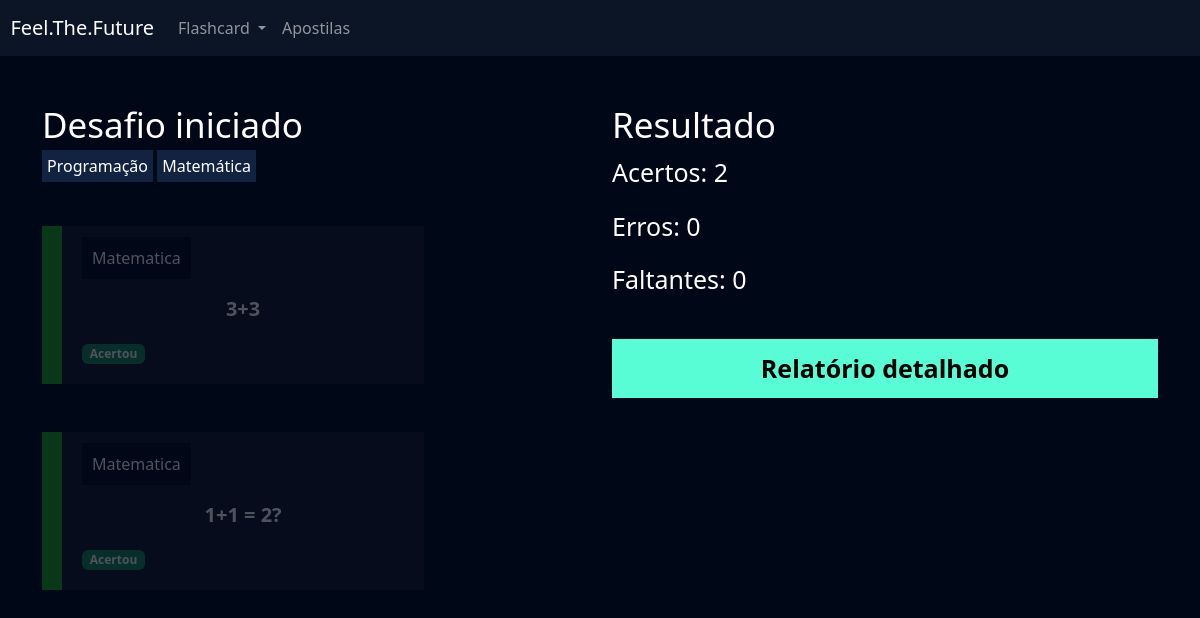
The app's page /flashcard/desafio/82/ (signed in) with its own data.
### flashcard/models.py (models this page shows, shortened)
class FlashcardChallenge(models.Model):
    flashcard = models.ForeignKey(Flashcard, on_delete=models.DO_NOTHING)
    answered = models.BooleanField(default=False)
    nailed_it = models.BooleanField(default=False)

class Flashcard(models.Model):
    DIFICULDADE_CHOICES = (('D', 'Difícil'), ('M', 'Médio'), ('F', 'Fácil'))
    user = models.ForeignKey(User, on_delete=models.DO_NOTHING)
    question = models.CharField(max_length=100)
    resp = models.TextField()
    category = models.ForeignKey(Categoria, on_delete=models.DO_NOTHING)
    difficulty = models.CharField(max_length=1, choices=DIFICULDADE_CHOICES)
    @property
    def css_difficulty(self):
        if (self.difficulty == "F"):
            return "flashcard-facil"
        elif (self.difficulty == "M"):
            return "flashcard-medio"
        elif (self.difficulty == "D"):
            return "flashcard-dificil"

class Categoria(models.Model):
    nome = models.CharField(max_length=20)
    def __str__(self):
        return self.nome

### flashcard/views.py (the view)
# urls.py: path('desafio/<int:id>/', views.desafio, name="desafio"),
def desafio(request, id):
    desafio = Challenge.objects.get(id=id)
    if (not desafio.user == request.user):
        raise Http404
    if(request.method == "GET"):
        nailed_it = desafio.flashcards.filter(answered=True).filter(nailed_it=True).count()
        not_nailed_it = desafio.flashcards.filter(answered=True).filter(nailed_it=False).count()
        missing = desafio.flashcards.filter(answered=False).count()
        return render(request, 'desafio.html', {'desafio': desafio,
                                                'nailed_it': nailed_it,
                                                'not_nailed_it': not_nailed_it,
                                                'missing': missing})

### flashcard/templates/desafio.html (shortened to what this page needs)
{% extends "base.html" %}
{% load static %}
{% block 'cabecalho' %}
    <link href="{% static 'usuarios/css/cadastro.css' %}" rel="stylesheet">
    <link href="{% static 'flashcard/css/novo_flashcard.css' %}" rel="stylesheet">
    <link href="{% static 'flashcard/css/iniciar_desafio.css' %}" rel="stylesheet">
    <link href="{% static 'flashcard/css/desafio.css' %}" rel="stylesheet">
    <link href='https://unpkg.com/boxicons@2.1.4/css/boxicons.min.css' rel='stylesheet'>
{% endblock 'cabecalho' %}
{% block 'conteudo' %}
    {% include "partials/header.html" %}
    <div class="container">
        <br>
        <br>
        <div class="row">
            <div class="col-md">
                <h3 class="fonte-secundaria" >Desafio iniciado</h3>
                <span class="badge-categoria">Programação</span>
                <span class="badge-categoria" >Matemática</span>
                <br>
                <br>
                <br>
                {% for flash in desafio.flashcards.all %}
                    <div class="box-new-flashcard {% if flash.answered%} op2  {% endif %}">
                        <div class="flashcard {{ flash.flashcard.css_difficulty }}">
                            <div class="flashcard-categoria">
                                {{flash.flashcard.category}}
                            </div>
                            <br>
                            <br>
                            <div class="flashcard-box-item" onclick="flip_card({{flash.id}})">
                                <p class="flashcard-item">{{flash.flashcard.question}}</p>
                            </div>
                            {% if not flash.answered %}
                            <div class="responder">
                                <a href="{% url 'responder_flashcard' flash.id %}?nailed_it=0&challenge_id={{desafio.id}}"><i class='bx bxs-x-square icone-vermelho'></i></a>
                                <a href="{% url 'responder_flashcard' flash.id %}?nailed_it=1&challenge_id={{desafio.id}}"><i class='bx bxs-check-square icone-verde' ></i></a>
                            </div>
                            {% else %}
                                {% if flash.nailed_it %}
                                    <span class="badge bg-success">Acertou</span>
                                    {% else %}
                                    <span class="badge bg-danger">Errou</span>
                                {% endif %}
                            {% endif %}
                        </div>
                    </div>
                    <br>
                    <br>
                {% endfor %}
            </div>
            <div class="col-md">
                <h3 class="fonte-secundaria">Resultado</h3>
                <p class="fonte-p">Acertos: {{nailed_it}}</p>
                <p class="fonte-p">Erros: {{not_nailed_it}}</p>
                <p class="fonte-p">Faltantes: {{missing}}</p>
                <br>
                <a class="btn-cadastro btn-desafio" href="{% url 'relatorio' desafio.id%}">Relatório detalhado</a>
            </div>
        </div>
    </div>
{% endblock 'conteudo' %}

### templates/static/geral/css/base.css (style rules this page uses)
:root { --main-color: #0b1526; --dark-color: #000716; --secondary-dark-color: rgb(15, 2, 26); --light-color: #00c1f3; --contrast-color: #f4c96b; --differential-color: #58fcd5; }
body { background-color: var(--dark-color) !important; color: white !important; }

### templates/static/usuarios/css/cadastro.css (style rules this page uses)
* { margin: 0; padding: 0; }
.btn-cadastro { padding: 10px; background-color: #58fcd5; border: none; border: 1px solid #58fcd5; font-size: 18px; font-weight: bold; padding-left: 25px; padding-right: 25px; }

### templates/static/flashcard/css/novo_flashcard.css (style rules this page uses)
.box-new-flashcard { width: 70%; margin: auto; }
.flashcard { background-color: rgba(255, 255, 255, .08); padding: 20px; }
.flashcard-box-item { text-align: center; }
.flashcard p { font-size: 20px; font-weight: bold; cursor: pointer; }
.flashcard-facil { border-left: 20px solid #1DAB1A; }
.flashcard-categoria { background-color: var(--dark-color); display: inline; padding: 10px; }

### templates/static/flashcard/css/iniciar_desafio.css (style rules this page uses)
.fonte-secundaria { font-size: 35px; }

### templates/static/flashcard/css/desafio.css (style rules this page uses)
.badge-categoria { padding: 5px; background-color: #122342; }
.box-new-flashcard { margin: 0; }
.op2 { opacity: .3; }
.fonte-p { font-size: 25px; }
.btn-desafio { width: 100% !important; color: black; text-decoration: none; display: block; text-align: center; font-size: 25px; }

### records on screen
FlashcardChallenge: flashcard.category "Matematica", flashcard.question "3+3", answered "Acertou"
FlashcardChallenge: flashcard.category "Matematica", flashcard.question "1+1 = 2?", answered "Acertou"

### other values on screen
{{ nailed_it }} "2"
{{ not_nailed_it }} "0"
{{ missing }} "0"
